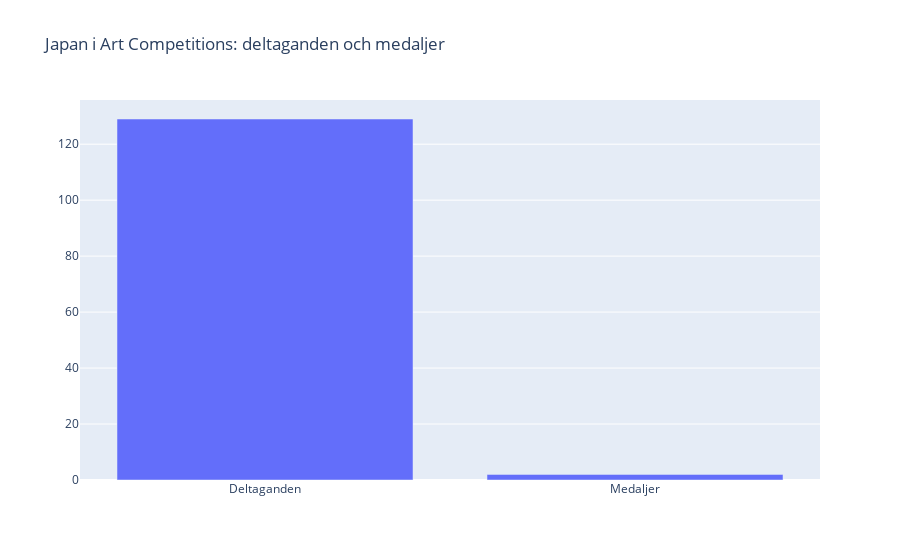

Source (notebook cell):
### Markdown cell above
Japans deltagande i Art Competitions och hur det gått för dom

### Code cell
import pandas as pd
import plotly.express as px

art = jpn[jpn["Sport"] == "Art Competitions"].copy()
art_medals = art[art["Medal"].notna()].copy()

art.shape, art_medals.shape

summary = pd.DataFrame({
    "Kategori": ["Deltaganden", "Medaljer"],
    "Antal": [art.shape[0], art_medals.shape[0]]
})

fig = px.bar(
    summary,
    x="Kategori",
    y="Antal",
    title="Japan i Art Competitions: deltaganden och medaljer"
)

fig.update_layout(
    xaxis_title=None,
    yaxis_title=None,
    showlegend=False
)

fig.show()

### Figure 1 — Plotly figure (JSON) as saved in the notebook; plotly's stock layout.template omitted (floating-point values rounded to 4 significant figures)
{"data": [{"alignmentgroup": "True", "hovertemplate": "Kategori=%{x}<br>Antal=%{y}<extra></extra>", "legendgroup": "", "marker": {"color": "#636efa", "pattern": {"shape": ""}}, "name": "", "offsetgroup": "", "orientation": "v", "showlegend": false, "textposition": "auto", "type": "bar", "x": ["Deltaganden", "Medaljer"], "xaxis": "x", "y": [129, 2], "yaxis": "y"}], "layout": {"barmode": "relative", "legend": {"tracegroupgap": 0}, "showlegend": false, "title": {"text": "Japan i Art Competitions: deltaganden och medaljer"}, "xaxis": {"anchor": "y", "domain": [0, 1], "title": {}}, "yaxis": {"anchor": "x", "domain": [0, 1], "title": {}}}}
